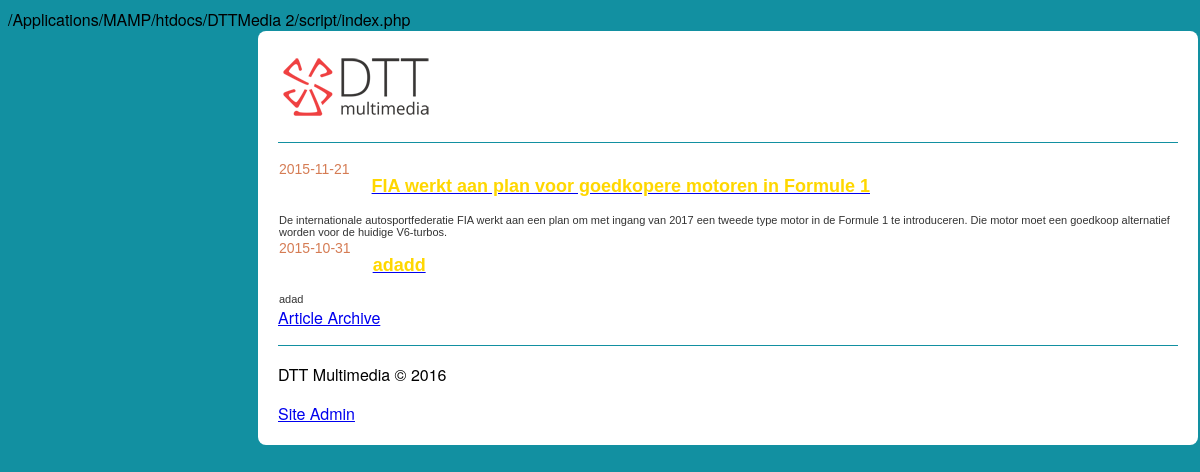
The app's page /script/index.php with its own data.
### tables this page shows
CREATE TABLE `article` (
  `article_id` int(3) NOT NULL,
  `article_title` mediumtext NOT NULL,
  `article_summery` mediumtext NOT NULL,
  `article_content` longtext NOT NULL,
  `publication_date` date NOT NULL
);

### script/index.php (the view, shortened to what this page needs)
<?php
include_once('include/functions.php');
$db = mysqli_connect(HOST, USER, PASSWORD, DATABASE);
$query = "SELECT * FROM `article` ORDER BY `publication_date` DESC LIMIT 2";
$result = mysqli_query($db, $query);
while($row = mysqli_fetch_array($result))
{
    $id = $row['article_id'];
    $publication_date = $row['publication_date'];
    $article_title = $row['article_title'];
    $article_summery = $row['article_summery'];
    echo "<table id='adminTable'>
            <tr>
                <td id='art_date'>$publication_date</td>
                <td style=' margin-left: 20px; float: left;'><a href='viewPage.php?id=$id'><h2>$article_title</h2></a></td>
            </tr>
            <tr>
                <td>$article_summery</td>
            </tr>
    </table>";
}
echo '<a href="'.$_SERVER['PHP_SELF'].'?function=1"> Article Archive</a>';

### script/css/style.css (style rules this page uses)
body { background-color: #1290A1; font-family: Helvetica Neue, Arial, sans-serif; }
h2 { font-size: 18px; color: gold; }
table { text-align: left; font-family: verdana, arial, sans-serif; font-size: 11px; color: #333333; border-width: 1px; border-color: #3A3A3A; border-collapse: collapse; }
table td { background-color: #ffffff; }
#art_date { float: left; font-size: 14px; color: #D57C54; }

### records on screen
article: publication_date "2015-11-21", article_title "FIA werkt aan plan voor goedkopere motoren in Formule 1", article_summery "De internationale autosportfederatie FIA werkt aan een plan om met ingang van 2017 een tweede type motor in de Formule 1 te introduceren. Die motor moet een goedkoop alternatief worden voor de huidige V6-turbos."
article: publication_date "2015-10-31", article_title "adadd", article_summery "adad"
